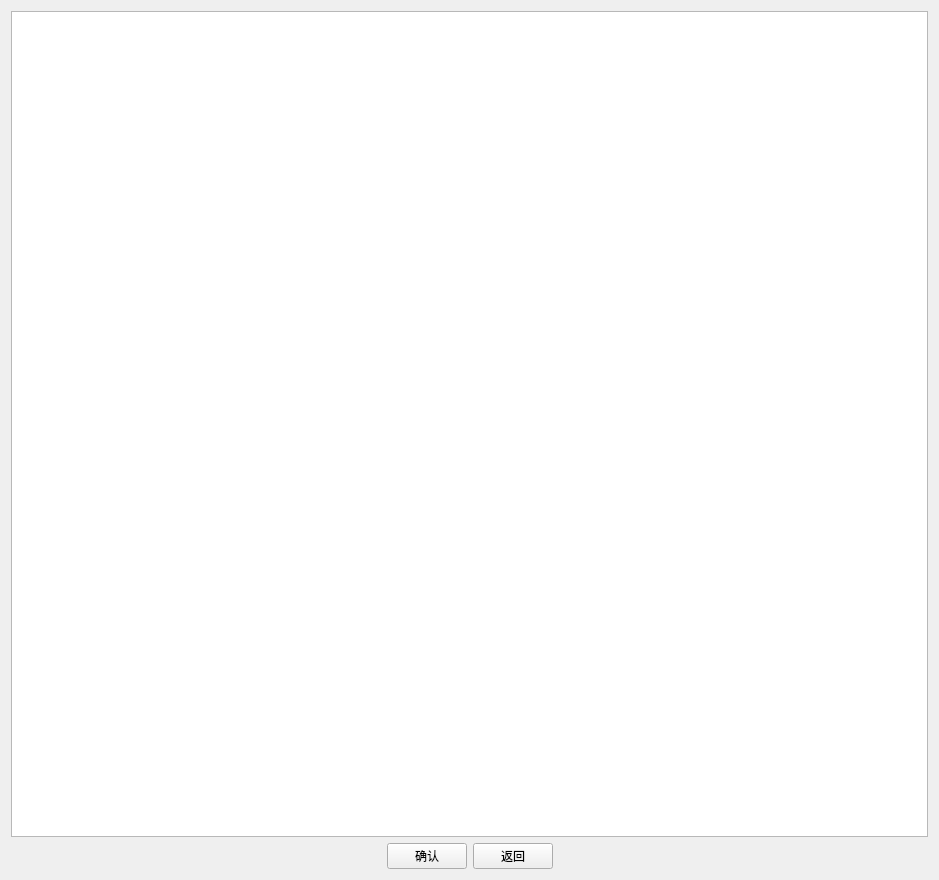
<?xml version="1.0" encoding="UTF-8"?>
<ui version="4.0">
 <class>Prentry</class>
 <widget class="QWidget" name="Prentry">
  <property name="geometry">
   <rect>
    <x>0</x>
    <y>0</y>
    <width>939</width>
    <height>880</height>
   </rect>
  </property>
  <property name="windowTitle">
   <string>Form</string>
  </property>
  <layout class="QGridLayout" name="gridLayout_2">
   <item row="0" column="0">
    <layout class="QGridLayout" name="gridLayout">
     <item row="0" column="0">
      <widget class="QTableWidget" name="tableWidget"/>
     </item>
    </layout>
   </item>
   <item row="1" column="0">
    <layout class="QHBoxLayout" name="horizontalLayout">
     <item>
      <spacer name="horizontalSpacer">
       <property name="orientation">
        <enum>Qt::Horizontal</enum>
       </property>
       <property name="sizeHint" stdset="0">
        <size>
         <width>40</width>
         <height>20</height>
        </size>
       </property>
      </spacer>
     </item>
     <item>
      <widget class="QPushButton" name="btnConfirm">
       <property name="text">
        <string>确认</string>
       </property>
      </widget>
     </item>
     <item>
      <widget class="QPushButton" name="btnReturn">
       <property name="text">
        <string>返回</string>
       </property>
      </widget>
     </item>
     <item>
      <spacer name="horizontalSpacer_2">
       <property name="orientation">
        <enum>Qt::Horizontal</enum>
       </property>
       <property name="sizeHint" stdset="0">
        <size>
         <width>40</width>
         <height>20</height>
        </size>
       </property>
      </spacer>
     </item>
    </layout>
   </item>
  </layout>
 </widget>
 <resources/>
 <connections/>
</ui>
